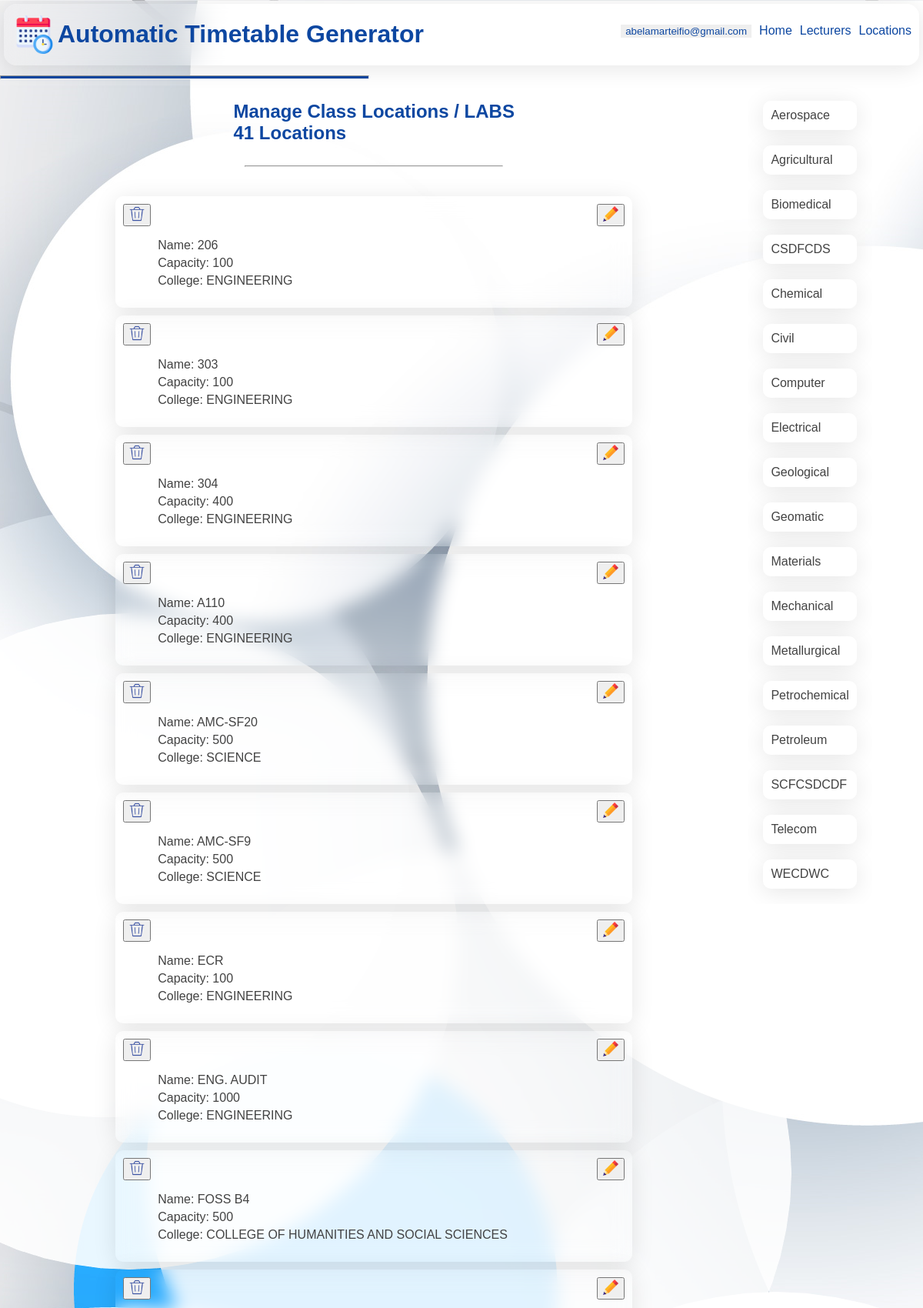
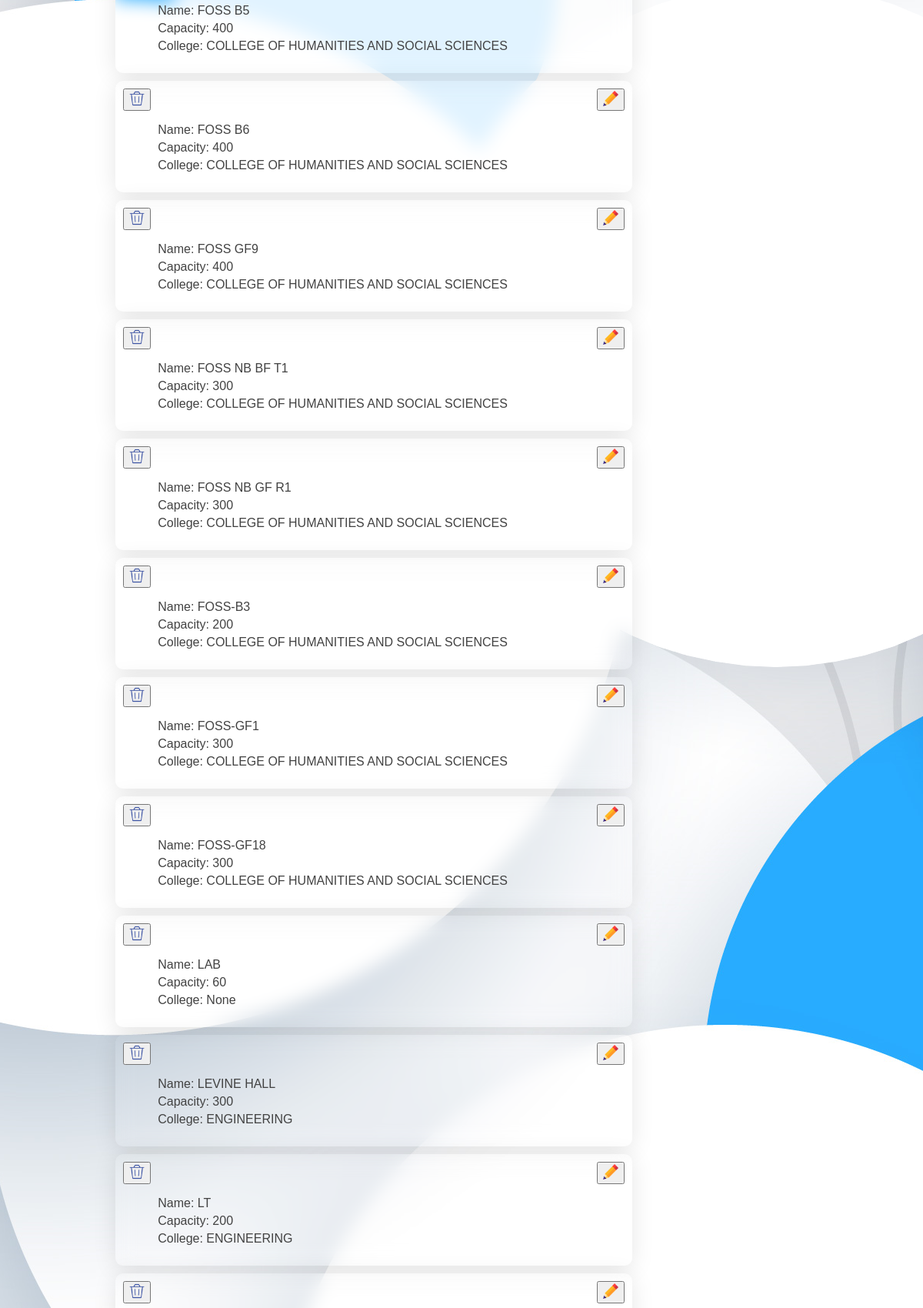
Page /abelamarteifio@gmail.com/locations (upper part) on the committed database (2 pictures, top to bottom).
### webversion/models.py (models this page shows, shortened)
class UserAccount(models.Model):
    email = models.EmailField(null=True, max_length=255)
    password = models.CharField(max_length=255, null=True)

class Location(models.Model):
    name = models.CharField(max_length=255, unique=True)
    capacity = models.IntegerField(default=0)
    is_Lab = models.BooleanField(default=False, null=True)
    about = models.CharField(max_length=255, null=True)
    is_in_same_college = models.BooleanField(default=True, null=True)
    college_main = models.ForeignKey("College", on_delete=models.CASCADE, related_name="location_college", null=True)
    college = models.CharField(max_length=255, null=True)
    creator = models.ForeignKey(UserAccount, on_delete=models.CASCADE, related_name="location_creator", null=True)
    floor = models.SmallIntegerField(null=True)

class Department(models.Model):
    name = models.CharField(max_length=255, null=True)
    code = models.CharField(max_length=50, null=True)
    college_main = models.ForeignKey("College", on_delete=models.CASCADE, related_name="department_college", null=True)
    college = models.CharField(max_length=255, null=True)
    max_yg = models.PositiveSmallIntegerField(default=4, null=True)
    creator = models.ForeignKey(UserAccount, on_delete=models.CASCADE, related_name="department_creator", null=True)
    limited = models.BooleanField(null=True)

### webversion/views.py (the view)
# urls.py: path("<str:email>/locations", views.locations, name="locations"),
def locations(request,email):
    user_id = UserAccount.objects.get(email=email).id
    template = loader.get_template("all-locations.html")
    locations = Location.objects.filter(creator_id=user_id).order_by("name")
    departments = Department.objects.filter(creator_id=user_id).order_by("name")
    colleges = College.objects.filter(creater=user_id)
    number = len(locations)
    context = {
        "locations":locations, "departments":departments, "number": number,
        "email": email, "colleges": colleges,
    }
    return HttpResponse(template.render(context, request))

### webversion/Templates/all-locations.html (shortened to what this page needs)
{% extends 'main.html' %}
{% load static %}
{% block content %}
    <div class="all-locations">
        <div class="some">
            <h2>Manage Class Locations / LABS <br>{{number}} locations</h2>
            <hr width="40%">
            <div class="left">
                {% for location in locations %}
                <div class="location-grid">
                    <div class="forms">
                        <form>
                            <button title="Delete Location" type="submit" id="deletelocation" formmethod="post" formaction="{% url 'deletelocation' email location.id %}">
                                <img src="{% static 'trash-can.png' %}" width="20px" height="20px" />
                            </button>
                        </form>
                        <form method="get" action="{% url 'modifylocation' email location.id %}">
                            <button title="Edit Location Details" type="submit" id="editlocation">
                                <img src="{% static 'pencil.png' %}" width="20px" height="20px" />
                            </button>
                        </form>
                    </div>
                    <ul title="{{location.about}}. College of: {{location.college}}">
                        <li>Name: {{location.name}}</li>
                        <li>Capacity: {{location.capacity}}</li>
                        <li>College: {{location.college}}</li>
                    </ul>
                </div>
                {% empty %}
                <p>Any locations you add will be shown here</p>
                {% endfor %}
            </div>
        </div>
        <div class="rightnav">
            <div class="rightsubnav">
                {% for department in departments %}
                <div class="departments" id="dept{% cycle "1" "2" "3" "4" "5" "6" "7" "8" "9" "10" "11" "12" "13" "14" "15" "16" "17" "18" "19" "20" "21" "22" "23" %}">
                    <a href="/{{email}}/select/{{department.college_main_id}}/{{department.name}}/{{department.max_yg}}">
                        {{department.name}}
                    </a>
                </div>
            {% endfor %}
            </div>
        </div>
    </div>
{% endblock %}

### webversion/Templates/main.html (shortened to what this page needs)
{% load static %}
<!DOCTYPE html>
<html lang="en">
<head>
    <link rel="stylesheet" href="{% static 'style.css' %}">
</head>
<body id="main-body">
    <header id="header">
        <div class="subHead">
            <div class="logo">
                    <img src="{% static 'logo.png' %}" alt="logo" width="50px" height="50px"/>
                <h1>Automatic Timetable Generator</h1>
            </div>
            <nav class="TopNavBar">
                <ul>
                    {% if email %}
                    <li>
                        <button id="email1" type="button" onclick="uPanel()">
                            {{email}}
                        </button>
                    </li>
                    {% endif %}
                    <li>
                        <a href="/0">home</a>
                    </li>
                    {% if email %}
                    <li>
                        <a href="{% url 'alllecturers' email %}">lecturers</a>
                    </li>
                    <li>
                        <a href="{% url 'locations' email %}">locations</a>
                    </li>
                {% endif %}
            </nav>
        </div>
        <hr>
    </header>
    <div class="body">
    {% block content %}
    {% endblock %}
    </div>
</body>
</html>

### webversion/static/style.css (style rules this page uses)
* { box-sizing: border-box; font-family: Arial; max-width: 100%; text-decoration: none; list-style: none; }
h1, h2, h3,h4 { color: #0d47a1; }
body { display: flex; flex-direction: column; margin: 0; background-image: url('circles.png'); background-attachment: fixed; background-repeat: no-repeat; }
header { margin: 0; max-width: 100%; background-color: rgba(255, 255, 255, 0.1) ; width: 100%; color: #0d47a1; position: sticky; top: 0px; right: 0px; left: 0px; z-index: 999999999; }
header hr { width: 40%; float: left; background-color: #0d47a1; height: 5px; }
header .subHead { display: flex; flex-direction: row; justify-content: space-between; opacity: 100%; margin: 5px; border-radius: 10px; background: rgba(255, 255, 255, 0.01); border-radius: 16px; box-shadow: 0 4px 30px rgba(0, 0, 0, 0.1); -webkit-backdrop-filter: blur(20px); backdrop-filter: blur(20px); }
header .subHead .logo { width: 60%; display: inline-flex; align-items: center; padding-left: 10px; }
header .subHead .logo img { margin: 5px; padding-right: 0; }
header .subHead .logo h1 { margin-left: 0; float: left; }
header .subHead .TopNavBar ul { display: flex; flex-direction: row; align-items: center; padding: 5px; }
header .subHead .TopNavBar ul li { padding: 5px; }
#email1 { text-transform: lowercase; border: none; color: #0d47a1; }
.body { margin-top: 0px; min-height: 90vh; text-transform: capitalize; }
header ul a, footer ul a { text-transform: capitalize; color: #0d47a1; }
.rightnav .rightsubnav { overflow-y: scroll; scrollbar-width: none; }
.rightnav .departments a { color: #424242; }
.departments { margin: 20px; padding: 10px; background-color: #ffff; border-radius: 16px; box-shadow: 0 4px 30px rgba(0, 0, 0, 0.1); backdrop-filter: blur(11.6px); -webkit-backdrop-filter: blur(11.6px); border-radius: 10px; }
.departments a { color: #424242; }
.all-locations { display: flex; flex-direction: row; justify-content: space-evenly; }
.all-locations .some { width: 70%; display: flex; flex-direction: column; }
.some h2 { align-self: center; }
.all-locations .left { display: flex; flex-direction: column; margin-top: 20px; margin-bottom: 20px; }
.all-locations .location-grid { background: rgba(0, 12, 255, 0); border-radius: 16px; box-shadow: 0 4px 30px rgba(0, 0, 0, 0.1); backdrop-filter: blur(11.6px); -webkit-backdrop-filter: blur(11.6px); border-radius: 10px; padding: 10px; width: 80%; margin: auto; margin-top: 10px; }
.all-locations ul li { margin: 5px; color: #424242; }
.all-locations .forms { display: flex; flex-direction: row; justify-content: space-between; }

### rows in the picture
UserAccount: email "abelamarteifio@gmail.com"
Location: name "206", capacity "100", college "ENGINEERING"
Location: name "303", capacity "100", college "ENGINEERING"
Location: name "304", capacity "400", college "ENGINEERING"
Location: name "A110", capacity "400", college "ENGINEERING"
Location: name "AMC-SF20", capacity "500", college "SCIENCE"
Location: name "AMC-SF9", capacity "500", college "SCIENCE"
Location: name "ECR", capacity "100", college "ENGINEERING"
Location: name "ENG. AUDIT", capacity "1000", college "ENGINEERING"
Location: name "FOSS B4", capacity "500", college "COLLEGE OF HUMANITIES AND SOCIAL SCIENCES"
Location: name "FOSS B5", capacity "400", college "COLLEGE OF HUMANITIES AND SOCIAL SCIENCES"
Location: name "FOSS B6", capacity "400", college "COLLEGE OF HUMANITIES AND SOCIAL SCIENCES"
Location: name "FOSS GF9", capacity "400", college "COLLEGE OF HUMANITIES AND SOCIAL SCIENCES"
Location: name "FOSS NB BF T1", capacity "300", college "COLLEGE OF HUMANITIES AND SOCIAL SCIENCES"
Location: name "FOSS NB GF R1", capacity "300", college "COLLEGE OF HUMANITIES AND SOCIAL SCIENCES"
Location: name "FOSS-B3", capacity "200", college "COLLEGE OF HUMANITIES AND SOCIAL SCIENCES"
Location: name "FOSS-GF1", capacity "300", college "COLLEGE OF HUMANITIES AND SOCIAL SCIENCES"
Location: name "FOSS-GF18", capacity "300", college "COLLEGE OF HUMANITIES AND SOCIAL SCIENCES"
Location: name "LAB", capacity "60", college "None"
Location: name "LEVINE HALL", capacity "300", college "ENGINEERING"
Location: name "LT", capacity "200", college "ENGINEERING"
Department: name "Aerospace"
Department: name "Agricultural"
Department: name "Biomedical"
Department: name "CSDFCDS"
Department: name "Chemical"
Department: name "Civil"
Department: name "Computer"
Department: name "Electrical"
Department: name "Geological"
Department: name "Geomatic"
Department: name "Materials"
Department: name "Mechanical"
Department: name "Metallurgical"
Department: name "Petrochemical"
Department: name "Petroleum"
Department: name "SCFCSDCDF"
Department: name "Telecom"
Department: name "WECDWC"

### other values in the picture
{{ number }} "41"
